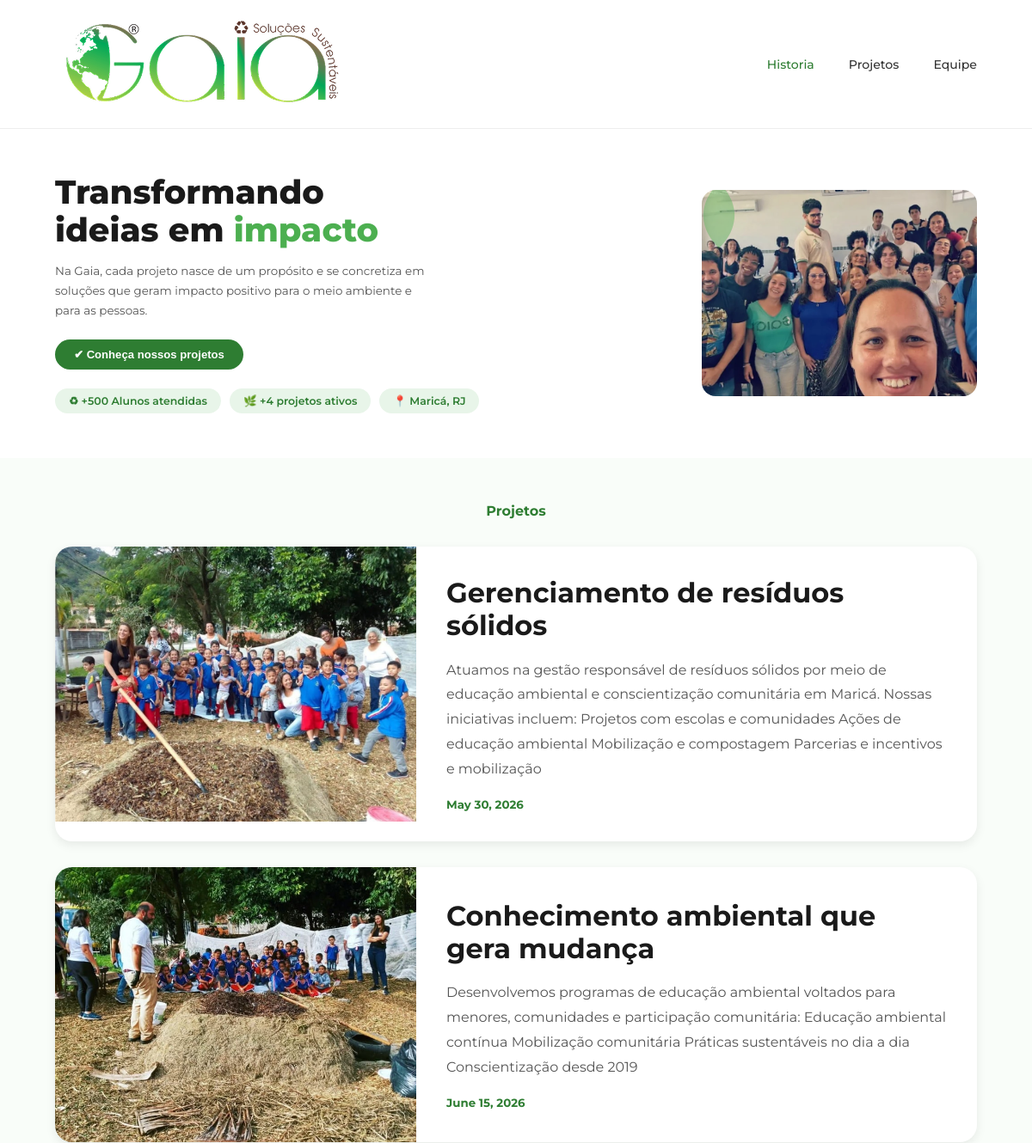
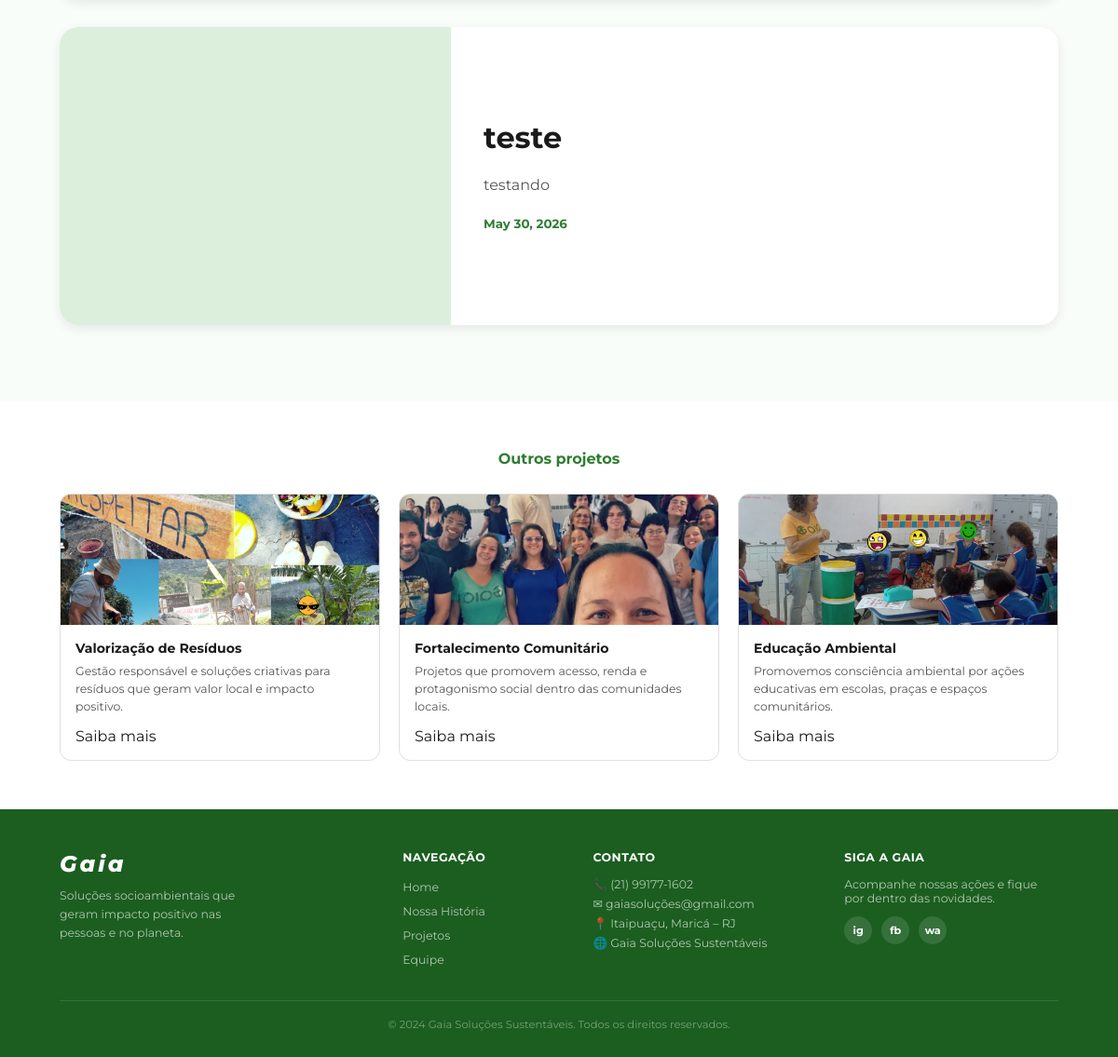
/Apresentação/, run on the app's committed database (2 pictures, top to bottom).
### app/models.py (models this page shows, shortened)
class Projetos(models.Model):
    nome = models.CharField(max_length=100)
    descricao = models.TextField()
    data = models.DateField(blank=True,null=True)
    foto = models.ImageField(upload_to='Apresentação/',blank=True,null=True)

### app/views.py (called while the page is built)
def projetos(request):
    lista_projetos = Projetos.objects.all()
    return render(request, 'Apresentação.html', {
        'projetos': lista_projetos
    })

### app/templates/Apresentação.html (shortened to what this page needs)
{% load static %}
<!DOCTYPE html>
<html lang="pt-BR">
<head>
  <link rel="stylesheet" href="{% static 'css/projetos.css' %}?v=999"/>
</head>
<body>
<nav>
  <img src="{% static 'Imagens/GAIA LOGO.png' %}" alt="Equipe Gaia" onerror="this.style.display='none'"/>
  <ul>
    <li><a href="/" class="ativo">Historia</a></li>
    <li><a href="/Apresentação/">Projetos</a></li>
    <li><a href="/equipe/">Equipe</a></li>
  </ul>
</nav>
<section class="hero">
  <div class="hero-left">
    <h1>Transformando<br>ideias em <span>impacto</span></h1>
    <p class="descricao">Na Gaia, cada projeto nasce de um propósito e se concretiza em soluções que geram impacto positivo para o meio ambiente e para as pessoas.</p>
    <button class="btn-verde">✔ Conheça nossos projetos</button>
    <div class="hero-stats">
      <div class="stat-badge">♻ +500 Alunos atendidas</div>
      <div class="stat-badge">🌿 +4 projetos ativos</div>
      <div class="stat-badge">📍 Maricá, RJ</div>
    </div>
  </div>
  <div class="hero-right">
    <img src="{% static 'Imagens/Nossa Atuação (3).png' %}" alt="Equipe em projeto" onerror="this.style.background='#1a3a1a';this.removeAttribute('src')"/>
  </div>
</section>
<section class="projetos-section">
  <h2>Projetos</h2>
  {% for projeto in projetos %}
  <div class="projeto-destaque">
    <div class="imagem-projeto-area">
      {% if projeto.foto %}
      <img class="imagem-projeto"
           src="{{ projeto.foto.url }}"
           alt="{{ projeto.nome }}"
      >
    {% else %}
      <div class="imagem-projeto sem-foto">
      </div>
    {% endif %}
    </div>
    <div class="info-projeto">
      <h3>{{ projeto.nome }}</h3>
      <p>{{ projeto.descricao }}</p>
      <small>{{ projeto.data }}</small>
    </div>
  </div>
  {% endfor %}
</section>
<section class="outros-section">
  <h2>Outros projetos</h2>
  <div class="outros-grid">
    <div class="outro-card">
      <img class="outro-foto" src="{% static 'Imagens/Nossa Atuação (5).png' %}" alt="Valorização de Resíduos" onerror="this.style.background='#a5d6a7';this.removeAttribute('src')"/>
      <div class="outro-body">
        <h3>Valorização de Resíduos</h3>
        <p>Gestão responsável e soluções criativas para resíduos que geram valor local e impacto positivo.</p>
        <a href="#" class="link-saiba">Saiba mais</a>
      </div>
    </div>
    <div class="outro-card">
      <img class="outro-foto" src="{% static 'Imagens/Nossa Atuação (3).png' %}" alt="Fortalecimento Comunitário" onerror="this.style.background='#c8e6c9';this.removeAttribute('src')"/>
      <div class="outro-body">
        <h3>Fortalecimento Comunitário</h3>
        <p>Projetos que promovem acesso, renda e protagonismo social dentro das comunidades locais.</p>
        <a href="#" class="link-saiba">Saiba mais</a>
      </div>
    </div>
    <div class="outro-card">
      <img class="outro-foto" src="{% static 'Imagens/Nossa Atuação (1).png' %}" alt="Educação Ambiental" onerror="this.style.background='#dcedc8';this.removeAttribute('src')"/>
      <div class="outro-body">
        <h3>Educação Ambiental</h3>
        <p>Promovemos consciência ambiental por ações educativas em escolas, praças e espaços comunitários.</p>
        <a href="#" class="link-saiba">Saiba mais</a>
      </div>
    </div>
  </div>
</section>
<footer>
  <div class="footer-inner">
    <div class="footer-brand">
      <div class="f-logo">Gaia</div>
      <p>Soluções socioambientais que geram impacto positivo nas pessoas e no planeta.</p>
    </div>
    <div class="footer-col">
      <h5>Navegação</h5>
      <ul>
        <li><a href="#">Home</a></li>
        <li><a href="historia.html">Nossa História</a></li>
        <li><a href="projetos.html">Projetos</a></li>
        <li><a href="equipe.html">Equipe</a></li>
      </ul>
    </div>
    <div class="footer-col">
      <h5>Contato</h5>
      <p>📞 (21) 99177-1602</p>
      <p>✉ gaiasoluções@gmail.com</p>
      <p>📍 Itaipuaçu, Maricá – RJ</p>
      <p>🌐 Gaia Soluções Sustentáveis</p>
    </div>
    <div class="footer-col">
      <h5>Siga a Gaia</h5>
      <p>Acompanhe nossas ações e fique por dentro das novidades.</p>
      <div class="footer-social">
        <a href="#">ig</a>
        <a href="#">fb</a>
        <a href="#">wa</a>
      </div>
    </div>
  </div>
  <div class="footer-bottom">© 2024 Gaia Soluções Sustentáveis. Todos os direitos reservados.</div>
</footer>
</body>
</html>

### data on the page
Projetos: foto (picture), nome "Gerenciamento de resíduos sólidos", descricao "Atuamos na gestão responsável de resíduos sólidos por meio de educação ambiental e conscientização comunitária em Maricá. Nossas iniciativas incluem: Projetos com escolas e comunidades Ações de educação ambiental Mobilização e compostagem Parcerias e incentivos e mobilização", data "May 30, 2026"
Projetos: foto (picture), nome "Conhecimento ambiental que gera mudança", descricao "Desenvolvemos programas de educação ambiental voltados para menores, comunidades e participação comunitária: Educação ambiental contínua Mobilização comunitária Práticas sustentáveis no dia a dia Conscientização desde 2019", data "June 15, 2026"
Projetos: nome "teste", descricao "testando", data "May 30, 2026"
